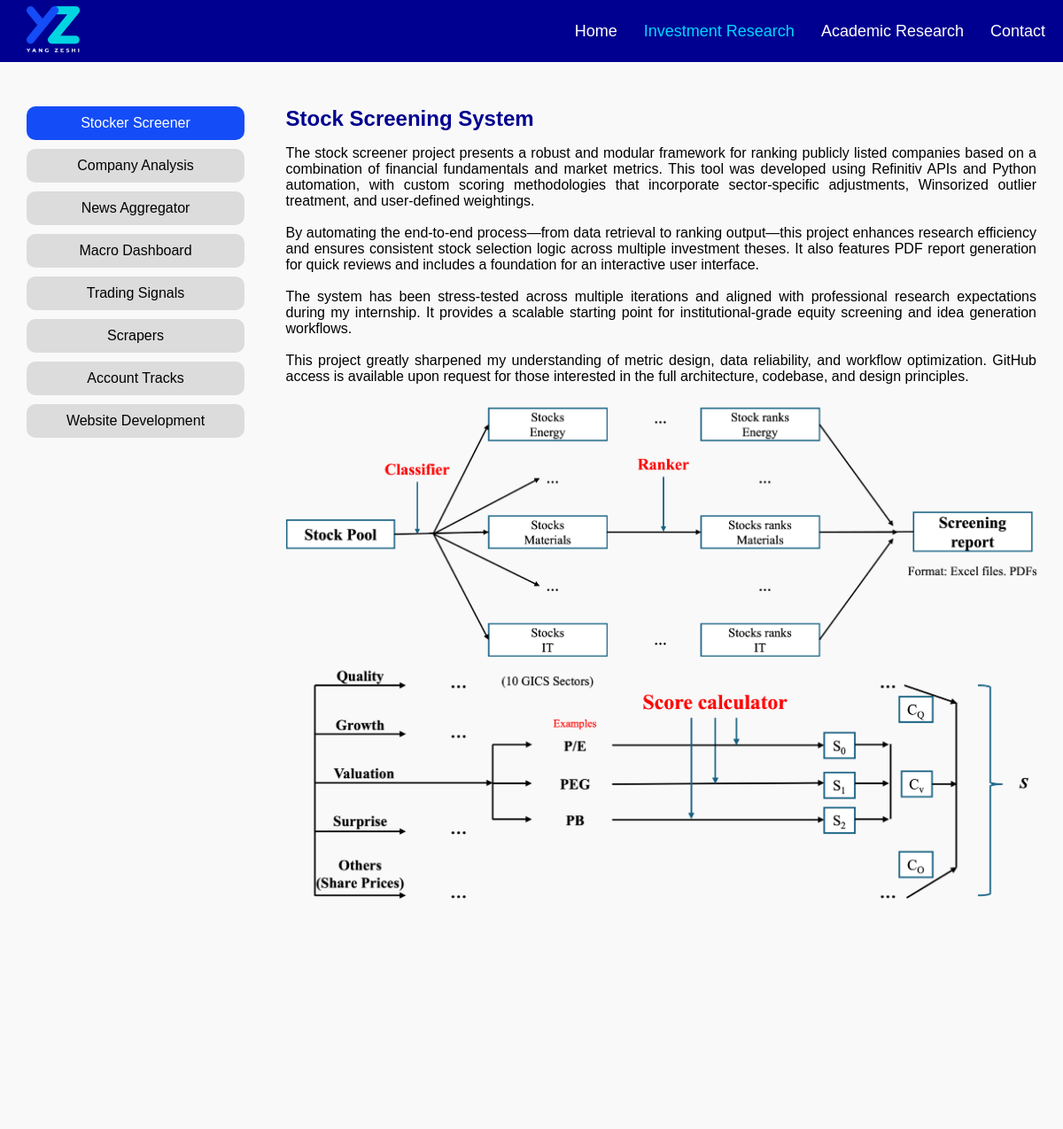
The page /investment_research/1 on the database its author committed.
### tables this page shows
CREATE TABLE programming_projects (
    id INTEGER PRIMARY KEY AUTOINCREMENT,
    title TEXT NOT NULL,
    content TEXT NOT NULL,
    full_title TEXT NOT NULL
);

### app.py (the view)
@app.route('/investment_research/<int:intro_id>')
def show_intro_2(intro_id):
    db = get_db()
    cursor = db.execute('SELECT * FROM programming_projects')
    intros = cursor.fetchall()
    image_src = [url_for('static', filename=f'images/programming/{intro_id}.png')]
    file_path = image_src[0].lstrip('/')
    if os.path.exists(file_path)==False:
        image_src=['']
    session['intro_id'] = intro_id
    return render_template('/programming projects/programming_projects.html',intro=intros[intro_id-1],image_srcs=image_src)

### app.py (called while the page is built)
def get_db():
    if 'db' not in g:
        g.db = sqlite3.connect(
            current_app.config['DATABASE'],
            detect_types=sqlite3.PARSE_DECLTYPES
        )
        g.db.row_factory = sqlite3.Row
    return g.db

@app.teardown_appcontext
def close_connection(exception):
    db = getattr(g, '_database', None)
    if db is not None:
        db.close()

@app.context_processor
def inject_intros():
    db = get_db()
    research_cursor = db.execute('SELECT * FROM research_projects')
    research_intros = research_cursor.fetchall()
    programming_cursor = db.execute('SELECT * FROM programming_projects')
    programming_intros = programming_cursor.fetchall()
    intro_id = session.get('intro_id')
    return dict(research_intros=research_intros, programming_intros=programming_intros, intro_id=intro_id)

### templates/programming projects/programming_projects.html (shortened to what this page needs)
<!DOCTYPE html>
{% extends 'base.html' %}
{% block content %}
<html>
<head>
    <link rel="stylesheet" type="text/css" href="{{ url_for('static', filename='styles/main.css') }}">
</head>
<body>
  <div class="grid-container">
    <div class="grid1">
      {% include 'programming projects/project_tree.html'%}
    </div>
    <div class="grid2">
      <div class="wrapper">
        <div class="section">
          <h2>{{ intro['full_title'] }}</h2>
          <p style="white-space: pre-line;text-align: justify;">{{ intro['content'] | safe }}</p>
          {% for image_src in image_srcs %}
          <img class="fit-picture" src="{{ image_src }}" style="display: block;margin: 0 auto;width: auto;">
          {% endfor %}
        </div>
      </div>
    </div>
  </div>
        <hr>
  </body>
</html>
{% endblock %}

### templates/programming projects/project_tree.html
<link rel="stylesheet" type="text/css" href="{{ url_for('static', filename='styles/main.css') }}">
<div class="project-list" style="grid-template-columns: 0.8fr; margin-top: 20px; justify-content: start;">
  {% for project in programming_intros %}
  <a href="{{ url_for('show_intro_2', intro_id=project['id']) }}" class="widget {% if project['id'] == intro_id %}highlight{% endif %}">{{ project['title'] }}</a>
  {% endfor %}
</div>

### static/styles/base.css (style rules this page uses)
.widget { margin-left: 0px; padding: 5px 10px; text-decoration: none; color: rgb(255, 255, 255); }

### static/styles/main.css (style rules this page uses)
body { font-family: Arial, sans-serif; margin: 0px; background-color: #f9f9f9; padding-top: 0px; margin-top: 0; }
.section { margin-bottom: 30px; text-align: left; }
.section h2 { color: rgb(0 0 144); margin-bottom: 10px; text-align: left; }
.section p { margin-bottom: 5px; }
hr { color: blue; height: 2px; width: 100%; margin-left: auto; margin-right: auto; }
.fit-picture { max-width: 100%; max-height: 100%; width: 40%; height: auto; }
.project-list { display: grid; grid-template-columns: 1fr 1fr 1fr; text-align: center; grid-gap: 20px 0px; }
.grid-container { display: grid; grid-template-columns: 1fr 3fr; grid-gap: 0px 10px; margin: 30px; align-content: center; }
div.project-list { gap: 20px; place-items: start; }
div.project-list a.widget { display: flex; align-items: center; justify-content:center; border-radius: 10px; background-color: rgb(220, 220, 220); color: #000000; height: 100%; width: 100%; }
div.project-list a.widget.highlight { background-color: rgb(20, 76, 247); color: #ffffff; }

### rows shown on the page
programming_projects: title "Stocker Screener", full_title "Stock Screening System", content "The stock screener project presents a robust and modular framework for ranking publicly listed companies based on a combination of financial fundamentals and market metrics. This tool was developed using Refinitiv APIs and Python automation, with custom scoring methodologies that incorporate sector-specific adjustments, Winsorized outlier treatment, and user-defined weightings. By automating the end-to-end process—from data retrieval to ranking output—this project enhances research efficiency and ensures consistent stock selection logic across multiple investment theses. It also features PDF report generation for quick reviews and includes a foundation for an interactive user interface. The…"
programming_projects: title "Company Analysis"
programming_projects: title "News Aggregator"
programming_projects: title "Macro Dashboard"
programming_projects: title "Trading Signals"
programming_projects: title "Scrapers"
programming_projects: title "Account Tracks"
programming_projects: title "Website Development"
